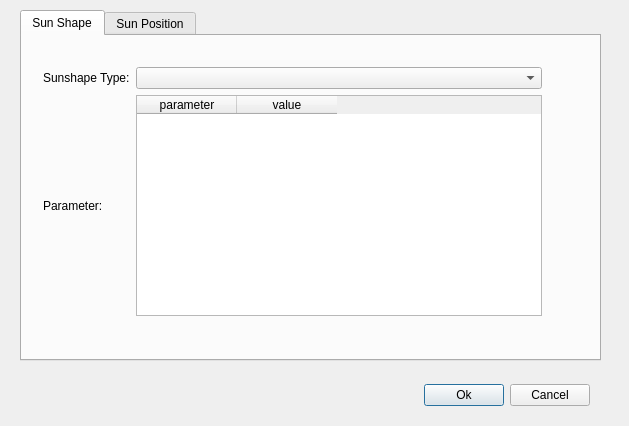
<?xml version="1.0" encoding="UTF-8"?>
<ui version="4.0">
 <class>SunLight</class>
 <widget class="QDialog" name="SunLight">
  <property name="geometry">
   <rect>
    <x>0</x>
    <y>0</y>
    <width>629</width>
    <height>426</height>
   </rect>
  </property>
  <property name="windowTitle">
   <string>SunLight</string>
  </property>
  <property name="windowIcon">
   <iconset>
    <normaloff>icons/lightKit.png</normaloff>icons/lightKit.png</iconset>
  </property>
  <widget class="QTabWidget" name="sunLightWidget">
   <property name="geometry">
    <rect>
     <x>20</x>
     <y>10</y>
     <width>581</width>
     <height>351</height>
    </rect>
   </property>
   <property name="sizePolicy">
    <sizepolicy hsizetype="Expanding" vsizetype="Expanding">
     <horstretch>0</horstretch>
     <verstretch>0</verstretch>
    </sizepolicy>
   </property>
   <property name="currentIndex">
    <number>0</number>
   </property>
   <widget class="QWidget" name="tab">
    <attribute name="title">
     <string>Sun Shape</string>
    </attribute>
    <widget class="QWidget" name="layoutWidget">
     <property name="geometry">
      <rect>
       <x>10</x>
       <y>20</y>
       <width>521</width>
       <height>271</height>
      </rect>
     </property>
     <layout class="QGridLayout" name="gridLayout">
      <item row="0" column="0">
       <widget class="QLabel" name="label">
        <property name="text">
         <string>Sunshape Type:</string>
        </property>
       </widget>
      </item>
      <item row="0" column="1">
       <widget class="QComboBox" name="comboBox"/>
      </item>
      <item row="2" column="0">
       <widget class="QLabel" name="label_2">
        <property name="text">
         <string>Parameter:</string>
        </property>
       </widget>
      </item>
      <item row="2" column="1">
       <widget class="QTableWidget" name="tableWidget">
        <column>
         <property name="text">
          <string>parameter</string>
         </property>
        </column>
        <column>
         <property name="text">
          <string>value</string>
         </property>
        </column>
       </widget>
      </item>
     </layout>
    </widget>
   </widget>
   <widget class="QWidget" name="tab_2">
    <attribute name="title">
     <string>Sun Position</string>
    </attribute>
    <widget class="QWidget" name="layoutWidget">
     <property name="geometry">
      <rect>
       <x>40</x>
       <y>50</y>
       <width>431</width>
       <height>141</height>
      </rect>
     </property>
     <layout class="QGridLayout" name="gridLayout_2">
      <item row="0" column="0">
       <widget class="QLabel" name="label_3">
        <property name="text">
         <string>Azimuth(degrees from North):</string>
        </property>
       </widget>
      </item>
      <item row="0" column="1">
       <widget class="QDoubleSpinBox" name="doubleSpinBox"/>
      </item>
      <item row="1" column="0">
       <widget class="QLabel" name="label_4">
        <property name="text">
         <string>Elevation(degree):</string>
        </property>
       </widget>
      </item>
      <item row="1" column="1">
       <widget class="QDoubleSpinBox" name="doubleSpinBox_2"/>
      </item>
     </layout>
    </widget>
   </widget>
  </widget>
  <widget class="QWidget" name="layoutWidget">
   <property name="geometry">
    <rect>
     <x>300</x>
     <y>370</y>
     <width>301</width>
     <height>51</height>
    </rect>
   </property>
   <layout class="QHBoxLayout" name="horizontalLayout">
    <item>
     <spacer name="horizontalSpacer">
      <property name="orientation">
       <enum>Qt::Horizontal</enum>
      </property>
      <property name="sizeHint" stdset="0">
       <size>
        <width>40</width>
        <height>20</height>
       </size>
      </property>
     </spacer>
    </item>
    <item>
     <widget class="QPushButton" name="pushButton">
      <property name="text">
       <string>Ok</string>
      </property>
     </widget>
    </item>
    <item>
     <widget class="QPushButton" name="pushButton_2">
      <property name="text">
       <string>Cancel</string>
      </property>
     </widget>
    </item>
   </layout>
  </widget>
 </widget>
 <layoutdefault spacing="6" margin="11"/>
 <resources/>
 <connections/>
</ui>
